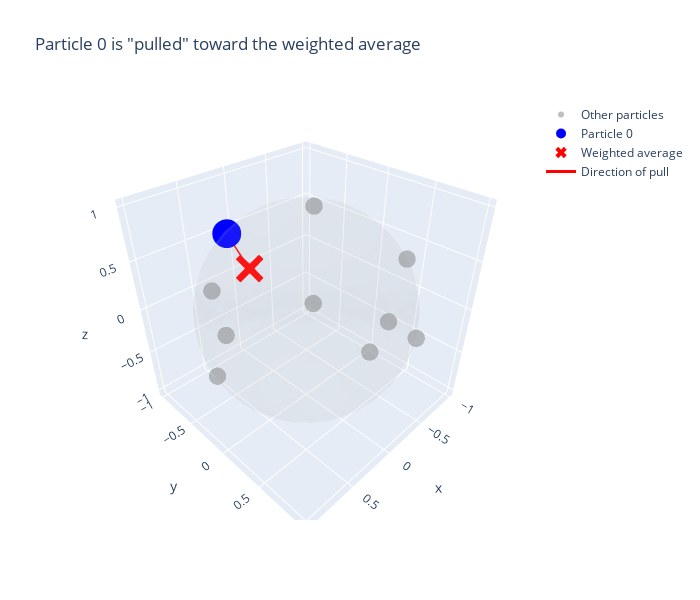

The cell this chart's notebook holds for it:
### Code cell
# Show the weighted average direction for one particle

i = 0  # Focus on particle 0
weighted_avg = A[i] @ X0  # Weighted average of all particles

print(f"Particle {i} position: {X0[i]}")
print(f"Weighted average: {weighted_avg}")
print(f"\nThe particle will move toward this weighted average.")

# Visualize
fig = go.Figure()

# Add sphere wireframe
phi = np.linspace(0, 2*np.pi, 30)
theta = np.linspace(0, np.pi, 20)
phi, theta = np.meshgrid(phi, theta)
x_sphere = np.sin(theta) * np.cos(phi)
y_sphere = np.sin(theta) * np.sin(phi)
z_sphere = np.cos(theta)

fig.add_trace(go.Surface(
    x=x_sphere, y=y_sphere, z=z_sphere,
    opacity=0.1, showscale=False,
    colorscale=[[0, 'lightgray'], [1, 'lightgray']]
))

# Add all particles
fig.add_trace(go.Scatter3d(
    x=X0[:, 0], y=X0[:, 1], z=X0[:, 2],
    mode='markers',
    marker=dict(size=6, color='gray', opacity=0.5),
    name='Other particles'
))

# Highlight particle i
fig.add_trace(go.Scatter3d(
    x=[X0[i, 0]], y=[X0[i, 1]], z=[X0[i, 2]],
    mode='markers',
    marker=dict(size=10, color='blue'),
    name=f'Particle {i}'
))

# Show weighted average direction
fig.add_trace(go.Scatter3d(
    x=[weighted_avg[0]], y=[weighted_avg[1]], z=[weighted_avg[2]],
    mode='markers',
    marker=dict(size=10, color='red', symbol='x'),
    name='Weighted average'
))

# Arrow from particle to weighted average
fig.add_trace(go.Scatter3d(
    x=[X0[i, 0], weighted_avg[0]],
    y=[X0[i, 1], weighted_avg[1]],
    z=[X0[i, 2], weighted_avg[2]],
    mode='lines',
    line=dict(color='red', width=3),
    name='Direction of pull'
))

fig.update_layout(
    title=f'Particle {i} is "pulled" toward the weighted average',
    scene=dict(aspectmode='cube'),
    width=700, height=600
)
fig.show()

### Figure 1 — Plotly figure (JSON) as saved in the notebook; plotly's stock layout.template omitted (floating-point values rounded to 4 significant figures; data arrays with more than 128 entries replaced by an {"elided": "..."} marker saying what was removed)
{"data": [{"colorscale": [[0, "lightgray"], [1, "lightgray"]], "opacity": 0.1, "showscale": false, "type": "surface", "x": {"elided": "20x30 float values"}, "y": {"elided": "20x30 float values"}, "z": {"elided": "20x30 float values"}}, {"marker": {"color": "gray", "opacity": 0.5, "size": 6}, "mode": "markers", "name": "Other particles", "type": "scatter3d", "x": [0.2312, 0.3722, 0.3743, -0.5878, 0.05403, -0.6416, 0.9771, -0.4837, -0.5573, 0.5223], "y": [-0.789, -0.772, -0.926, 0.606, 0.9224, 0.2753, -0.05553, 0.8684, -0.4581, 0.5899], "z": [0.5693, -0.5153, -0.0492, 0.536, 0.3825, -0.7159, -0.2056, -0.1098, 0.6925, 0.6158]}, {"marker": {"color": "blue", "size": 10}, "mode": "markers", "name": "Particle 0", "type": "scatter3d", "x": [0.2312], "y": [-0.789], "z": [0.5693]}, {"marker": {"color": "red", "size": 10, "symbol": "x"}, "mode": "markers", "name": "Weighted average", "type": "scatter3d", "x": [0.1726], "y": [-0.5657], "z": [0.2701]}, {"line": {"color": "red", "width": 3}, "mode": "lines", "name": "Direction of pull", "type": "scatter3d", "x": [0.2312, 0.1726], "y": [-0.789, -0.5657], "z": [0.5693, 0.2701]}], "layout": {"height": 600, "scene": {"aspectmode": "cube"}, "title": {"text": "Particle 0 is \"pulled\" toward the weighted average"}, "width": 700}}
